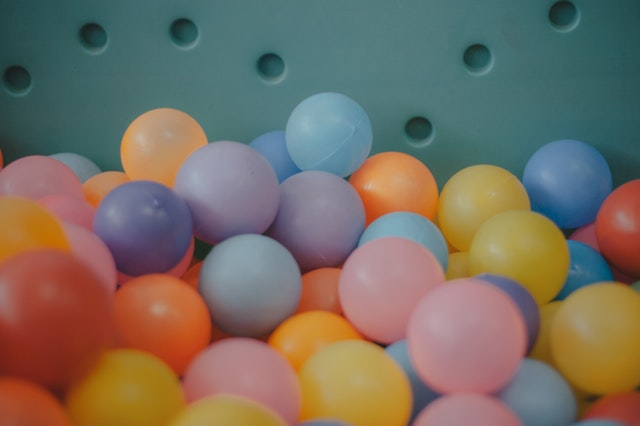
#> input picture Bolum_05_Hough_Transforms/balls.jpg, 640 x 426 px, given in place of the camera
$ jupyter execute c09_hsv_obj_detection_webcam.ipynb
#> lines starting #> are read from the running program, lines starting #| are printed output that depends on the picture; after the words box and inside, x2 and y2 are one past the last pixel; in counts of white or black regions, pixels touching at a corner belong together
[cell 1]
import cv2
import numpy as np

[cell 2]
def nothing(x):
    pass

[cell 3]
cap = cv2.VideoCapture(0)
cap

[cell 4]
cv2.namedWindow("Trackbar")

cv2.createTrackbar("LH", "Trackbar", 0, 179, nothing)
#> slider 'LH' is set to 35
cv2.createTrackbar("LS", "Trackbar", 0, 255, nothing)
#> slider 'LS' is set to 51
cv2.createTrackbar("LV", "Trackbar", 0, 255, nothing)
#> slider 'LV' is set to 51
cv2.createTrackbar("UH", "Trackbar", 0, 179, nothing)
#> slider 'UH' is set to 179
cv2.createTrackbar("US", "Trackbar", 0, 255, nothing)
#> slider 'US' is set to 255
cv2.createTrackbar("UV", "Trackbar", 0, 255, nothing)
#> slider 'UV' is set to 255

while True:
    _, frame = cap.read()
#> frame is the input picture: shape (426, 640, 3); mean B, G, R 97.5, 110.1, 120

    if _ == False:
        break

    frame = cv2.flip(frame,1)
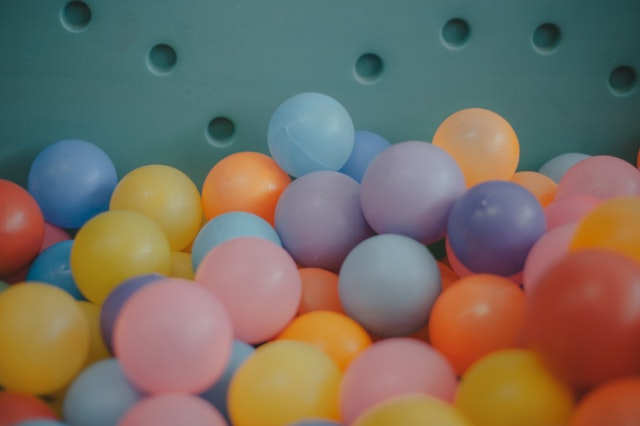
#> frame: shape (426, 640, 3); mean B, G, R 97.5, 110.1, 120
    frame = cv2.resize(frame, (500,350))
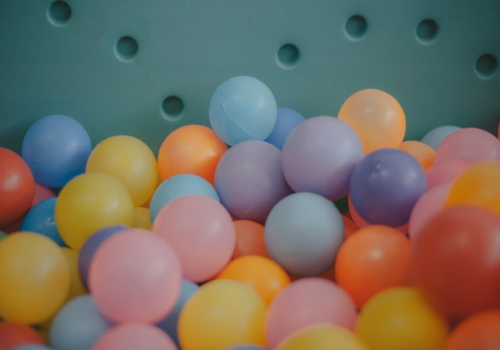
#> frame: shape (350, 500, 3); mean B, G, R 97.4, 110, 119.9

    hsv = cv2.cvtColor(frame, cv2.COLOR_BGR2HSV)
#> hsv: shape (350, 500, 3); mean H, S, V 76.2, 115.3, 140.4

    lh = cv2.getTrackbarPos("LH", "Trackbar")
    ls = cv2.getTrackbarPos("LS", "Trackbar")
    lv = cv2.getTrackbarPos("LV", "Trackbar")
    uh = cv2.getTrackbarPos("UH", "Trackbar")
    us = cv2.getTrackbarPos("US", "Trackbar")
    uv = cv2.getTrackbarPos("UV", "Trackbar")

    lower_blue = np.array([lh, ls, lv])
    upper_blue = np.array([uh, us, uv])

    mask = cv2.inRange(hsv, lower_blue, upper_blue)
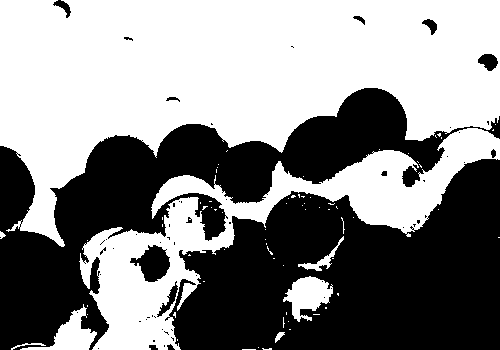
#> mask: shape (350, 500); 53.8% white; 60 black regions (45 under 20 px), largest, box (x1, y1, x2, y2) and area: (165, 159, 500, 350) 42720, (0, 88, 500, 350) 36143, (130, 245, 170, 282) 869
    bitwise = cv2.bitwise_and(frame, frame, mask=mask)
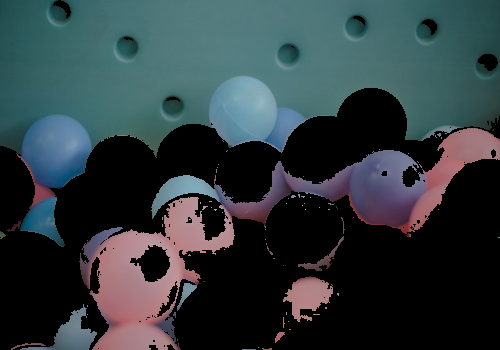
#> bitwise: shape (350, 500, 3); mean B, G, R 62, 58.3, 47

    cv2.imshow("frame", frame)
    cv2.imshow("mask", mask)
    cv2.imshow("bitwise", bitwise)

    if cv2.waitKey(20) & 0xFF == ord("q"):
#> (key q is pressed here)
        break

cap.release()
cv2.destroyAllWindows()
